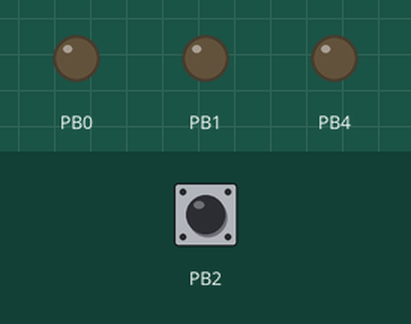
A sketch run on a simulated ATtiny85, built with avr-gcc and run on an emulated ATtiny85. On the bench: output pins drawn as LEDs (lit = HIGH). The inputs (shaded band) are chosen by the test bench; at power-on: PB2 HIGH.

Above: at 1.2 s.
1.3 s: PB2 pulled LOW for 3.2 s
At 3.4 s:
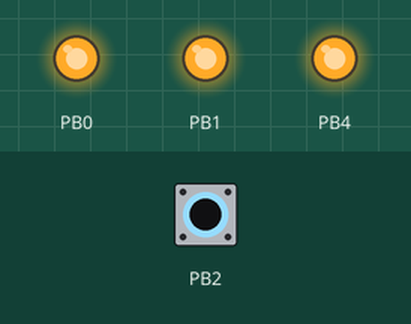
6.0 s: PB2 pulled LOW for 1 s
At 7.3 s:
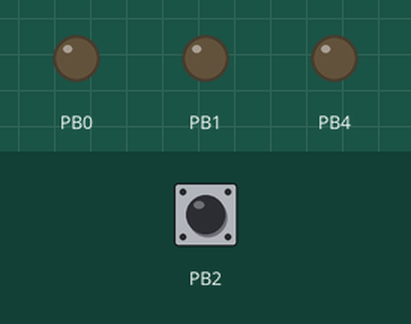
Timing chart, 0 to 9.0 s (numbered marks = the images above; inputs shaded):
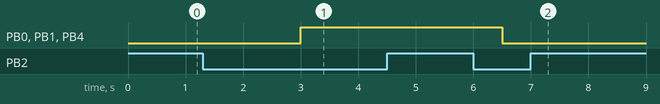

The sketch:

pumps_v1_digispark.ino
```cpp
#define HOUR 3600UL

#include <avr/power.h>

class Pump {
  private:
    unsigned long timeToSwitchSec;
    unsigned long runPeriodSec;
    unsigned long sleepPeriodSec;
    boolean runState;
    unsigned int pin;

    void enable() {
      runState = true;
      timeToSwitchSec = runPeriodSec;
      digitalWrite(pin, HIGH);
    }

    void disable() {
      runState = false;
      timeToSwitchSec = sleepPeriodSec;
      digitalWrite(pin, LOW);
    }

  public:
    Pump(unsigned long runTime, unsigned long intervalTime, unsigned int pumpPin) {
      timeToSwitchSec = 0;
      runPeriodSec = runTime;
      sleepPeriodSec = intervalTime - runTime;
      runState = false;
      pin = pumpPin;
    }

    boolean tickTime() {
      if (timeToSwitchSec > 0) {
        --timeToSwitchSec;
      }
      return timeToSwitchSec == 0;
    }

    void switchState() {
      if (timeToSwitchSec > 0) {
        return;
      }
      if (runState) {
        disable();
      } else {
        enable();
      }
    }

    void initPin() {
      pinMode(pin, OUTPUT);
    }

    void interrupt() {
      disable();
      timeToSwitchSec = 0;
    }

    boolean isEnabled() {
      return runState;
    }
};

const int pumpsCount = 2;
Pump* pumps[pumpsCount];
const unsigned long timeScale = 1;
boolean wasStarted = false;
unsigned long buttonPressedTime = 0;
boolean started = false;
unsigned long lastStarted = 0;
unsigned long lastSec = 0;

void setup() {
  //clock_prescale_set(clock_div_16); // уменьшим частоту

  pumps[0] = new Pump(60, 12UL * HOUR, PB0);
  pumps[1] = new Pump(60, 12UL * HOUR, PB1);
  for (int i = 0; i < pumpsCount; i++) {
    pumps[i]->initPin();
  }
  pinMode(PB2, INPUT_PULLUP);
  pinMode(PB4, OUTPUT);
}

unsigned long diff(unsigned long nowTime, unsigned long prevTime) {
  return (nowTime - prevTime) * timeScale;
}

void switchGlobalState(unsigned long nowTime) {
  if (diff(nowTime, lastStarted) / 1000 > 2) {
    lastStarted = nowTime;
    started = !started;
  }
}

void loop() {
  if (started) {
    wasStarted = true;
    runRoutine();
  } else {
    if (wasStarted) {
      interruptAllPumps();
      wasStarted = false;
    }
  }
  if (digitalRead(PB2) == HIGH) {
    buttonPressedTime = 0;
  } else {
    unsigned long nowTime = millis();
    if (buttonPressedTime == 0) {
      buttonPressedTime = nowTime;
    }
    if (diff(nowTime, buttonPressedTime) > 500) {
      switchGlobalState(nowTime);
    }
  }
}

void runRoutine() {
  unsigned long nowSec = millis() / 1000;
  unsigned long diffTime = diff(nowSec, lastSec);
  if (diffTime > 0) {
    lastSec = nowSec;
    for (unsigned long i = 0; i < diffTime; ++i) {
      tickRoutine(nowSec);
    }
  }
}

void tickRoutine(unsigned long nowSec) {
  boolean anyEnabled = false;
  for (int i = 0; i < pumpsCount; i++) {
    Pump* p = pumps[i];
    if (p->tickTime()) {
      p->switchState();
    }
    anyEnabled |= p->isEnabled();
  }
  if (anyEnabled || (nowSec % 2 == 0)) {
    digitalWrite(PB4, HIGH);
  } else {
    digitalWrite(PB4, LOW);
  }
}

void interruptAllPumps() {
  for (int i = 0; i < pumpsCount; i++) {
    Pump* p = pumps[i];
    p->interrupt();
  }
  digitalWrite(PB4, LOW);
}
```

Measured:
- after the input at 1.3 s, PB0, PB1, PB4: LOW → HIGH after 1.7 s
- after the input at 6.0 s, PB0, PB1, PB4: HIGH → LOW after 0.50 s
